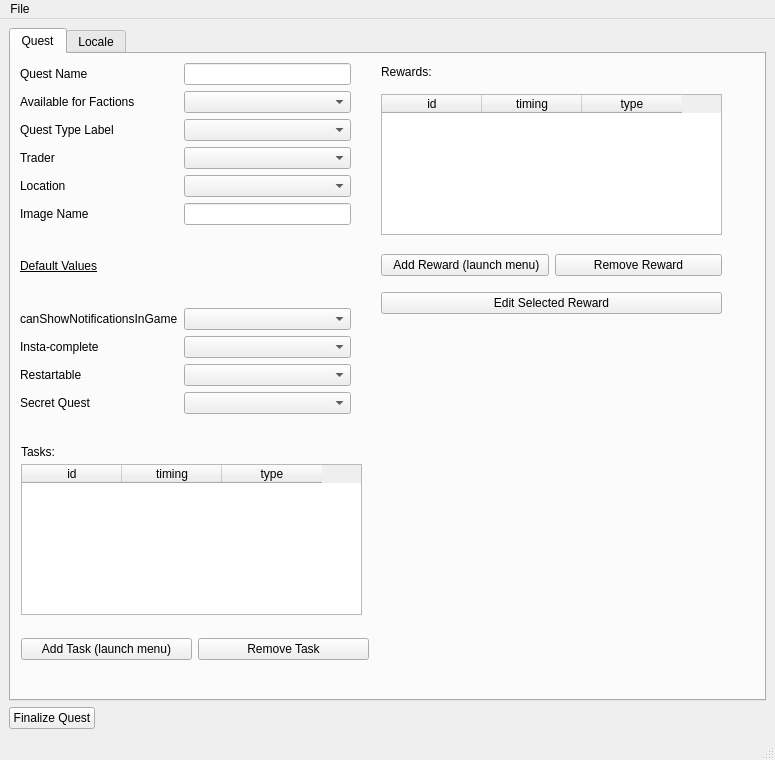
<?xml version="1.0" encoding="UTF-8"?>
<ui version="4.0">
 <class>QuestWindow</class>
 <widget class="QMainWindow" name="QuestWindow">
  <property name="geometry">
   <rect>
    <x>0</x>
    <y>0</y>
    <width>775</width>
    <height>760</height>
   </rect>
  </property>
  <property name="windowTitle">
   <string>Quest Builder</string>
  </property>
  <widget class="QWidget" name="centralwidget">
   <property name="enabled">
    <bool>true</bool>
   </property>
   <layout class="QVBoxLayout" name="verticalLayout">
    <item>
     <widget class="QTabWidget" name="tabs_quest">
      <property name="currentIndex">
       <number>0</number>
      </property>
      <widget class="QWidget" name="tab_quest">
       <property name="minimumSize">
        <size>
         <width>720</width>
         <height>630</height>
        </size>
       </property>
       <attribute name="title">
        <string>Quest</string>
       </attribute>
       <widget class="QWidget" name="gridLayoutWidget">
        <property name="geometry">
         <rect>
          <x>9</x>
          <y>9</y>
          <width>331</width>
          <height>351</height>
         </rect>
        </property>
        <layout class="QGridLayout" name="grd_fields_1">
         <item row="10" column="0">
          <widget class="QLabel" name="lb_secret_quest">
           <property name="text">
            <string>Secret Quest</string>
           </property>
          </widget>
         </item>
         <item row="10" column="1">
          <widget class="QComboBox" name="box_secret_quest"/>
         </item>
         <item row="0" column="0">
          <widget class="QLabel" name="lb_questname">
           <property name="text">
            <string>Quest Name</string>
           </property>
          </widget>
         </item>
         <item row="0" column="1">
          <widget class="QLineEdit" name="fld_quest_name"/>
         </item>
         <item row="8" column="1">
          <widget class="QComboBox" name="box_insta_complete"/>
         </item>
         <item row="8" column="0">
          <widget class="QLabel" name="lb_insta_complete">
           <property name="text">
            <string>Insta-complete</string>
           </property>
          </widget>
         </item>
         <item row="6" column="0">
          <widget class="QLabel" name="lb_defaultvalues">
           <property name="text">
            <string>&lt;html&gt;&lt;head/&gt;&lt;body&gt;&lt;p&gt;&lt;span style=&quot; text-decoration: underline;&quot;&gt;Default Values&lt;/span&gt;&lt;/p&gt;&lt;/body&gt;&lt;/html&gt;</string>
           </property>
          </widget>
         </item>
         <item row="5" column="1">
          <widget class="QLineEdit" name="fld_image_name">
           <property name="text">
            <string/>
           </property>
          </widget>
         </item>
         <item row="4" column="0">
          <widget class="QLabel" name="lb_location">
           <property name="text">
            <string>Location</string>
           </property>
          </widget>
         </item>
         <item row="1" column="1">
          <widget class="QComboBox" name="box_avail_faction"/>
         </item>
         <item row="3" column="0">
          <widget class="QLabel" name="lb_trader">
           <property name="text">
            <string>Trader</string>
           </property>
          </widget>
         </item>
         <item row="2" column="0">
          <widget class="QLabel" name="lb_quest_type_label">
           <property name="text">
            <string>Quest Type Label</string>
           </property>
          </widget>
         </item>
         <item row="2" column="1">
          <widget class="QComboBox" name="box_quest_type_label"/>
         </item>
         <item row="5" column="0">
          <widget class="QLabel" name="lb_imagename">
           <property name="text">
            <string>Image Name</string>
           </property>
          </widget>
         </item>
         <item row="4" column="1">
          <widget class="QComboBox" name="box_location"/>
         </item>
         <item row="7" column="0">
          <widget class="QLabel" name="lb_can_show_notif">
           <property name="text">
            <string>canShowNotificationsInGame</string>
           </property>
          </widget>
         </item>
         <item row="1" column="0">
          <widget class="QLabel" name="lb_avail_faction">
           <property name="text">
            <string>Available for Factions</string>
           </property>
          </widget>
         </item>
         <item row="3" column="1">
          <widget class="QComboBox" name="box_trader"/>
         </item>
         <item row="7" column="1">
          <widget class="QComboBox" name="box_can_show_notif"/>
         </item>
         <item row="9" column="0">
          <widget class="QLabel" name="lb_restartable">
           <property name="text">
            <string>Restartable</string>
           </property>
          </widget>
         </item>
         <item row="9" column="1">
          <widget class="QComboBox" name="box_restartable"/>
         </item>
        </layout>
       </widget>
       <widget class="QWidget" name="gridLayoutWidget_3">
        <property name="geometry">
         <rect>
          <x>10</x>
          <y>570</y>
          <width>348</width>
          <height>51</height>
         </rect>
        </property>
        <layout class="QGridLayout" name="grd_fields_3">
         <item row="0" column="1">
          <widget class="QPushButton" name="pb_rem_task">
           <property name="text">
            <string>Remove Task</string>
           </property>
          </widget>
         </item>
         <item row="0" column="0">
          <widget class="QPushButton" name="pb_add_task">
           <property name="text">
            <string>Add Task (launch menu)</string>
           </property>
          </widget>
         </item>
        </layout>
       </widget>
       <widget class="QWidget" name="gridLayoutWidget_4">
        <property name="geometry">
         <rect>
          <x>370</x>
          <y>190</y>
          <width>341</width>
          <height>81</height>
         </rect>
        </property>
        <layout class="QGridLayout" name="grd_fields_4">
         <item row="0" column="0">
          <widget class="QPushButton" name="pb_add_reward">
           <property name="text">
            <string> Add Reward (launch menu)</string>
           </property>
          </widget>
         </item>
         <item row="0" column="1">
          <widget class="QPushButton" name="pb_remove_reward">
           <property name="text">
            <string>Remove Reward</string>
           </property>
          </widget>
         </item>
         <item row="1" column="0" colspan="2">
          <widget class="QPushButton" name="pb_edit_reward">
           <property name="text">
            <string>Edit Selected Reward</string>
           </property>
          </widget>
         </item>
        </layout>
       </widget>
       <widget class="QLabel" name="label_2">
        <property name="geometry">
         <rect>
          <x>370</x>
          <y>10</y>
          <width>61</width>
          <height>16</height>
         </rect>
        </property>
        <property name="text">
         <string>Rewards:</string>
        </property>
       </widget>
       <widget class="QLabel" name="label_3">
        <property name="geometry">
         <rect>
          <x>10</x>
          <y>390</y>
          <width>49</width>
          <height>16</height>
         </rect>
        </property>
        <property name="text">
         <string>Tasks:</string>
        </property>
       </widget>
       <widget class="QTableWidget" name="tb_rewards">
        <property name="geometry">
         <rect>
          <x>370</x>
          <y>40</y>
          <width>341</width>
          <height>141</height>
         </rect>
        </property>
        <property name="sizePolicy">
         <sizepolicy hsizetype="Maximum" vsizetype="Expanding">
          <horstretch>0</horstretch>
          <verstretch>0</verstretch>
         </sizepolicy>
        </property>
        <property name="editTriggers">
         <set>QAbstractItemView::NoEditTriggers</set>
        </property>
        <property name="selectionBehavior">
         <enum>QAbstractItemView::SelectRows</enum>
        </property>
        <column>
         <property name="text">
          <string>id</string>
         </property>
        </column>
        <column>
         <property name="text">
          <string>timing</string>
         </property>
        </column>
        <column>
         <property name="text">
          <string>type</string>
         </property>
        </column>
       </widget>
       <widget class="QTableWidget" name="tb_cond">
        <property name="geometry">
         <rect>
          <x>10</x>
          <y>410</y>
          <width>341</width>
          <height>151</height>
         </rect>
        </property>
        <property name="selectionBehavior">
         <enum>QAbstractItemView::SelectRows</enum>
        </property>
        <column>
         <property name="text">
          <string>id</string>
         </property>
        </column>
        <column>
         <property name="text">
          <string>timing</string>
         </property>
        </column>
        <column>
         <property name="text">
          <string>type</string>
         </property>
        </column>
       </widget>
      </widget>
      <widget class="QWidget" name="tab_locale">
       <attribute name="title">
        <string>Locale</string>
       </attribute>
       <layout class="QVBoxLayout" name="verticalLayout_locale">
        <item>
         <widget class="QGroupBox" name="grp_quest_text">
          <property name="title">
           <string>Quest text</string>
          </property>
          <layout class="QFormLayout" name="form_quest_text">
           <item row="0" column="0">
            <widget class="QLabel" name="lb_loc_name">
             <property name="text">
              <string>Name</string>
             </property>
             <property name="buddy">
              <cstring>fld_loc_name</cstring>
             </property>
            </widget>
           </item>
           <item row="0" column="1">
            <widget class="QLineEdit" name="fld_loc_name"/>
           </item>
           <item row="1" column="0">
            <widget class="QLabel" name="lb_loc_note">
             <property name="text">
              <string>Note</string>
             </property>
             <property name="buddy">
              <cstring>fld_loc_note</cstring>
             </property>
            </widget>
           </item>
           <item row="1" column="1">
            <widget class="QLineEdit" name="fld_loc_note"/>
           </item>
           <item row="2" column="0">
            <widget class="QLabel" name="lb_loc_acceptPlayerMessage">
             <property name="text">
              <string>Accept Player Message</string>
             </property>
             <property name="buddy">
              <cstring>fld_loc_acceptPlayerMessage</cstring>
             </property>
            </widget>
           </item>
           <item row="2" column="1">
            <widget class="QLineEdit" name="fld_loc_acceptPlayerMessage"/>
           </item>
           <item row="3" column="0">
            <widget class="QLabel" name="lb_loc_changeQuestMessageText">
             <property name="text">
              <string>Change Quest Message Text</string>
             </property>
             <property name="buddy">
              <cstring>fld_loc_changeQuestMessageText</cstring>
             </property>
            </widget>
           </item>
           <item row="3" column="1">
            <widget class="QLineEdit" name="fld_loc_changeQuestMessageText"/>
           </item>
           <item row="4" column="0">
            <widget class="QLabel" name="lb_loc_completePlayerMessage">
             <property name="text">
              <string>Complete Player Message</string>
             </property>
             <property name="buddy">
              <cstring>fld_loc_completePlayerMessage</cstring>
             </property>
            </widget>
           </item>
           <item row="4" column="1">
            <widget class="QLineEdit" name="fld_loc_completePlayerMessage"/>
           </item>
           <item row="5" column="0">
            <widget class="QLabel" name="lb_loc_declinePlayerMessage">
             <property name="text">
              <string>Decline Player Message</string>
             </property>
             <property name="buddy">
              <cstring>fld_loc_declinePlayerMessage</cstring>
             </property>
            </widget>
           </item>
           <item row="5" column="1">
            <widget class="QLineEdit" name="fld_loc_declinePlayerMessage"/>
           </item>
           <item row="6" column="0">
            <widget class="QLabel" name="lb_loc_description">
             <property name="text">
              <string>Description</string>
             </property>
             <property name="buddy">
              <cstring>fld_loc_description</cstring>
             </property>
            </widget>
           </item>
           <item row="6" column="1">
            <widget class="QPlainTextEdit" name="fld_loc_description">
             <property name="minimumSize">
              <size>
               <width>0</width>
               <height>80</height>
              </size>
             </property>
             <property name="maximumSize">
              <size>
               <width>16777215</width>
               <height>80</height>
              </size>
             </property>
             <property name="tabChangesFocus">
              <bool>true</bool>
             </property>
            </widget>
           </item>
           <item row="7" column="0">
            <widget class="QLabel" name="lb_loc_failMessageText">
             <property name="text">
              <string>Fail Message Text</string>
             </property>
             <property name="buddy">
              <cstring>fld_loc_failMessageText</cstring>
             </property>
            </widget>
           </item>
           <item row="7" column="1">
            <widget class="QLineEdit" name="fld_loc_failMessageText"/>
           </item>
           <item row="8" column="0">
            <widget class="QLabel" name="lb_loc_startedMessageText">
             <property name="text">
              <string>Started Message Text</string>
             </property>
             <property name="buddy">
              <cstring>fld_loc_startedMessageText</cstring>
             </property>
            </widget>
           </item>
           <item row="8" column="1">
            <widget class="QLineEdit" name="fld_loc_startedMessageText"/>
           </item>
           <item row="9" column="0">
            <widget class="QLabel" name="lb_loc_successMessageText">
             <property name="text">
              <string>Success Message Text</string>
             </property>
             <property name="buddy">
              <cstring>fld_loc_successMessageText</cstring>
             </property>
            </widget>
           </item>
           <item row="9" column="1">
            <widget class="QLineEdit" name="fld_loc_successMessageText"/>
           </item>
          </layout>
         </widget>
        </item>
        <item>
         <widget class="QGroupBox" name="grp_task_text">
          <property name="title">
           <string>Task text</string>
          </property>
          <layout class="QVBoxLayout" name="verticalLayout_task_text">
           <item>
            <widget class="QLabel" name="lb_task_text_help">
             <property name="text">
              <string>The text shown in game for each task. Double-click a task's text to edit it.</string>
             </property>
             <property name="wordWrap">
              <bool>true</bool>
             </property>
            </widget>
           </item>
           <item>
            <widget class="QTableWidget" name="tb_cond_locale">
             <attribute name="horizontalHeaderStretchLastSection">
              <bool>true</bool>
             </attribute>
             <attribute name="verticalHeaderVisible">
              <bool>false</bool>
             </attribute>
             <column>
              <property name="text">
               <string>id</string>
              </property>
             </column>
             <column>
              <property name="text">
               <string>timing</string>
              </property>
             </column>
             <column>
              <property name="text">
               <string>type</string>
              </property>
             </column>
             <column>
              <property name="text">
               <string>text</string>
              </property>
             </column>
            </widget>
           </item>
          </layout>
         </widget>
        </item>
       </layout>
      </widget>
     </widget>
    </item>
    <item>
     <layout class="QHBoxLayout" name="horizontalLayout_finalize">
      <item>
       <widget class="QPushButton" name="pb_finalize_quest">
        <property name="text">
         <string>Finalize Quest</string>
        </property>
       </widget>
      </item>
      <item>
       <spacer name="horizontalSpacer_finalize">
        <property name="orientation">
         <enum>Qt::Horizontal</enum>
        </property>
        <property name="sizeHint" stdset="0">
         <size>
          <width>40</width>
          <height>20</height>
         </size>
        </property>
       </spacer>
      </item>
     </layout>
    </item>
   </layout>
  </widget>
  <widget class="QMenuBar" name="menubar">
   <property name="geometry">
    <rect>
     <x>0</x>
     <y>0</y>
     <width>775</width>
     <height>22</height>
    </rect>
   </property>
   <widget class="QMenu" name="menuFile">
    <property name="title">
     <string>File</string>
    </property>
   </widget>
   <addaction name="menuFile"/>
  </widget>
  <widget class="QStatusBar" name="statusbar"/>
  <action name="actionHome">
   <property name="text">
    <string>Home</string>
   </property>
  </action>
 </widget>
 <resources/>
 <connections/>
</ui>
